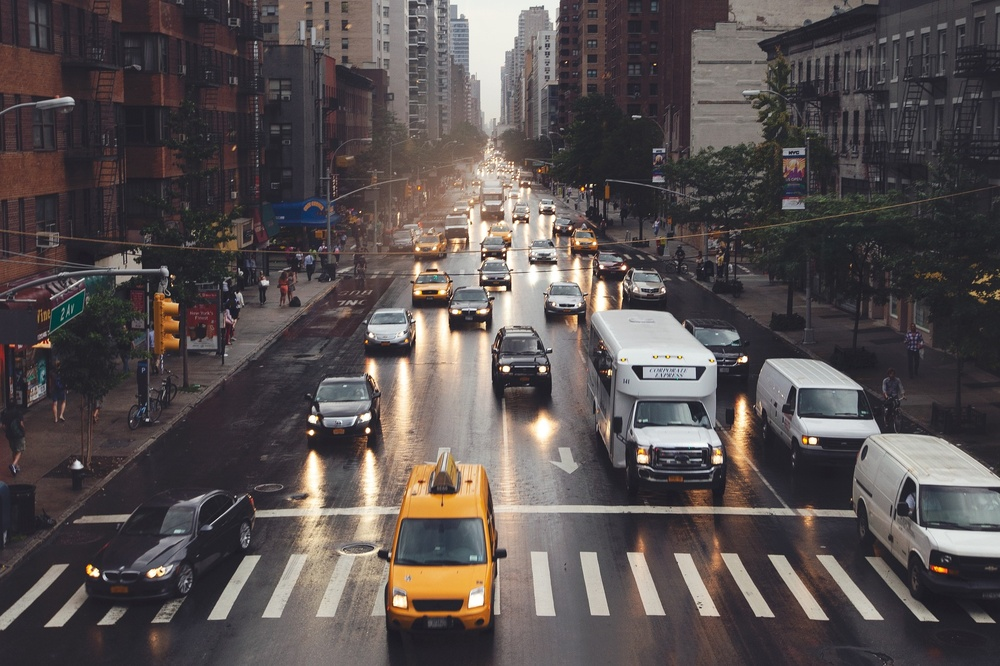
#> input picture ciudad.jpg, 1000 x 666 px, shrunk from 1920 x 1279 before the run
$ python main.py
#> lines starting #> are read from the running program, lines starting #| are printed output that depends on the picture
import cv2
import matplotlib.pyplot as plt

# -----------------------------------------------------
# BLOQUE 1: CARGA DE LA IMAGEN
# -----------------------------------------------------
# Se carga la imagen desde el archivo "ciudad.jpg".
# cv2.imread() devuelve la imagen en formato BGR,
# que es el formato por defecto de OpenCV.
img = cv2.imread("ciudad.jpg")
#> img is the input picture: shape (666, 1000, 3); mean B, G, R 80.1, 80.3, 87.9

# Se convierte la imagen de BGR a RGB.
# Esto se hace porque matplotlib espera los colores en formato RGB.
# Si no se realiza esta conversión, la imagen se vería con colores alterados.
img_rgb = cv2.cvtColor(img, cv2.COLOR_BGR2RGB)

# -----------------------------------------------------
# BLOQUE 2: PREPROCESAMIENTO CON FILTRO GAUSSIANO
# -----------------------------------------------------
# Se aplica un filtro gaussiano a la imagen original.
# Este filtro suaviza la imagen y reduce ruido visual,
# ayudando a que algunos algoritmos detecten características
# más estables y menos sensibles a pequeños detalles irrelevantes.
#
# Parámetros:
# - img: imagen de entrada
# - (15, 15): tamaño del kernel o ventana del filtro
# - 0: desviación estándar calculada automáticamente
img_blur = cv2.GaussianBlur(img, (15, 15), 0)
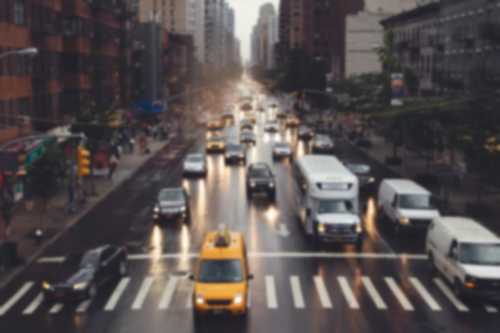
#> img_blur: shape (666, 1000, 3) (shown at 1/2 size); mean B, G, R 80.1, 80.3, 87.9

# Se convierte la imagen filtrada a RGB para poder visualizarla correctamente.
img_blur_rgb = cv2.cvtColor(img_blur, cv2.COLOR_BGR2RGB)

# -----------------------------------------------------
# BLOQUE 3: DETECCIÓN DE PUNTOS CLAVE CON SIFT
# -----------------------------------------------------
# Se crea el detector SIFT.
# SIFT permite encontrar puntos clave robustos ante cambios
# de escala, rotación e iluminación.
sift = cv2.SIFT_create()

# detectAndCompute() realiza dos tareas:
# 1. Detecta los puntos clave (kp_sift)
# 2. Calcula los descriptores asociados a cada punto (des_sift)
#
# Los puntos clave representan zonas importantes de la imagen,
# como esquinas, bordes y regiones con textura.
kp_sift, des_sift = sift.detectAndCompute(img_blur, None)
#> kp_sift = 644 keypoints; strongest (x, y, size): (313, 471, 17.8), (543, 428, 17.6), (372, 368, 10.5), (464, 324, 16.8)

# Se dibujan sobre la imagen filtrada los puntos detectados por SIFT.
# DRAW_MATCHES_FLAGS_DRAW_RICH_KEYPOINTS permite mostrar
# círculos con tamaño y orientación, haciendo la visualización más informativa.
img_sift = cv2.drawKeypoints(
    img_blur_rgb,
    kp_sift,
    None,
    color=(0, 255, 0),
    flags=cv2.DRAW_MATCHES_FLAGS_DRAW_RICH_KEYPOINTS
)
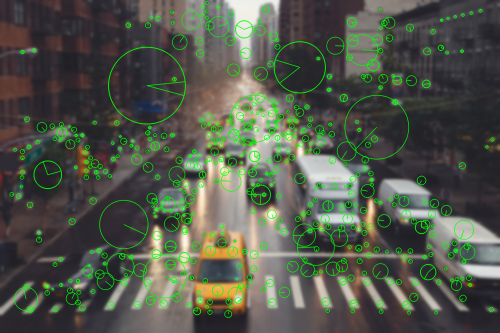
#> img_sift: shape (666, 1000, 3) (shown at 1/2 size); mean R, G, B 82.5, 87.9, 75.3

# -----------------------------------------------------
# BLOQUE 4: VISUALIZACIÓN DE LA IMAGEN ORIGINAL,
#           IMAGEN FILTRADA Y RESULTADO DE SIFT
# -----------------------------------------------------
# Se crea una figura grande para mostrar tres imágenes en una sola ventana.
plt.figure(figsize=(18, 6))

# Subgráfico 1: imagen original
plt.subplot(1, 3, 1)
plt.imshow(img_rgb)
plt.title("Imagen original")
plt.axis("off")

# Subgráfico 2: imagen después del filtro gaussiano
plt.subplot(1, 3, 2)
plt.imshow(img_blur_rgb)
plt.title("Filtro gaussiano")
plt.axis("off")

# Subgráfico 3: imagen con puntos clave detectados por SIFT
plt.subplot(1, 3, 3)
plt.imshow(img_sift)
plt.title(f"SIFT - Puntos detectados: {len(kp_sift)}")
plt.axis("off")

# Se muestra la figura completa
plt.show()
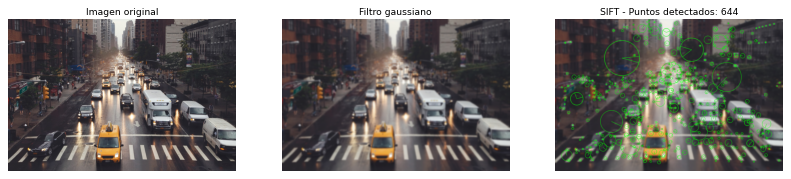
#> figure drawn by matplotlib, 3 panels

# Se imprime en consola la cantidad de puntos detectados por SIFT
print("Puntos detectados por SIFT:", len(kp_sift))
#| Puntos detectados por SIFT: 644

# -----------------------------------------------------
# BLOQUE 5: INTENTO DE EJECUCIÓN DE SURF
# -----------------------------------------------------
# Se intenta ejecutar SURF dentro de un bloque try/except,
# porque este algoritmo no siempre está disponible en todas
# las instalaciones de OpenCV por temas de licencia.
try:
    # Creación del detector SURF
    surf = cv2.xfeatures2d.SURF_create()

    # Detección de puntos clave y cálculo de descriptores
    kp_surf, des_surf = surf.detectAndCompute(img_blur, None)

    # Dibujo de puntos clave detectados por SURF
    img_surf = cv2.drawKeypoints(
        img_blur_rgb,
        kp_surf,
        None,
        color=(255, 0, 0),
        flags=cv2.DRAW_MATCHES_FLAGS_DRAW_RICH_KEYPOINTS
    )

    # Mostrar resultado de SURF
    plt.figure(figsize=(12, 8))
    plt.imshow(img_surf)
    plt.title(f"SURF - Puntos detectados: {len(kp_surf)}")
    plt.axis("off")
    plt.show()

    # Imprimir cantidad de puntos detectados
    print("Puntos detectados por SURF:", len(kp_surf))

except Exception as e:
    # Si SURF no está disponible, se captura el error
    # y se informa en consola sin detener el resto del programa.
    print("SURF no se pudo ejecutar")
    print("Error:", e)

# -----------------------------------------------------
# BLOQUE 6: DETECCIÓN DE PUNTOS CLAVE CON ORB
# -----------------------------------------------------
# Se crea el detector ORB.
# ORB es más rápido que SIFT y está pensado para aplicaciones
# en tiempo real, aunque suele detectar menos puntos o menos detallados.
orb = cv2.ORB_create()

# Detección de puntos clave y cálculo de descriptores sobre la imagen filtrada
kp_orb, des_orb = orb.detectAndCompute(img_blur, None)
#> kp_orb = 500 keypoints; strongest (x, y, size): (312, 459, 111.1), (455, 322, 111.1), (311, 457, 92.6), (441, 319, 111.1)

# Dibujo de los puntos clave encontrados por ORB
img_orb = cv2.drawKeypoints(
    img_blur_rgb,
    kp_orb,
    None,
    color=(255, 255, 0),
    flags=cv2.DRAW_MATCHES_FLAGS_DRAW_RICH_KEYPOINTS
)
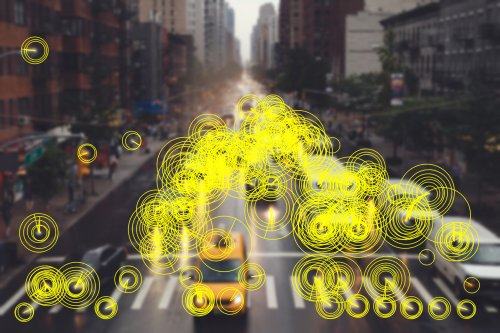
#> img_orb: shape (666, 1000, 3) (shown at 1/2 size); mean R, G, B 105.6, 99.3, 65.9

# Mostrar resultado de ORB
plt.figure(figsize=(12, 8))
plt.imshow(img_orb)
plt.title(f"ORB - Puntos detectados: {len(kp_orb)}")
plt.axis("off")
plt.show()

# Imprimir cantidad de puntos detectados por ORB
print("Puntos detectados por ORB:", len(kp_orb))
#| Puntos detectados por ORB: 500

# -----------------------------------------------------
# BLOQUE 7: DETECCIÓN DE PUNTOS CLAVE CON BRISK
# -----------------------------------------------------
# Se crea el detector BRISK.
# BRISK suele detectar una gran cantidad de puntos clave,
# por lo que puede producir una salida muy cargada visualmente.
brisk = cv2.BRISK_create()

# En este caso BRISK se aplica sobre la imagen original,
# no sobre la imagen filtrada.
kp_brisk, des_brisk = brisk.detectAndCompute(img, None)
#> kp_brisk = 6091 keypoints; strongest (x, y, size): (311, 432, 25.5), (744, 359, 23.6), (484, 323, 13.8), (311, 419, 28.9)

# Se dibujan los puntos clave detectados por BRISK
img_brisk = cv2.drawKeypoints(
    img_rgb,
    kp_brisk,
    None,
    color=(255, 0, 0),
    flags=cv2.DRAW_MATCHES_FLAGS_DRAW_RICH_KEYPOINTS
)
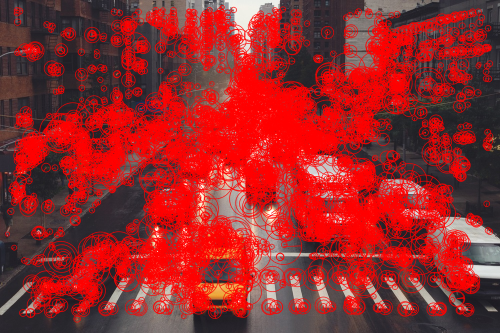
#> img_brisk: shape (666, 1000, 3) (shown at 1/2 size); mean R, G, B 148.9, 43.1, 44

# Mostrar resultado de BRISK
plt.figure(figsize=(12, 8))
plt.imshow(img_brisk)
plt.title(f"BRISK - Puntos detectados: {len(kp_brisk)}")
plt.axis("off")
plt.show()

# Imprimir cantidad de puntos detectados por BRISK
print("Puntos detectados por BRISK:", len(kp_brisk))
#| Puntos detectados por BRISK: 6091

# -----------------------------------------------------
# BLOQUE 8: DETECCIÓN DE PUNTOS CLAVE CON AKAZE
# -----------------------------------------------------
# Se crea el detector AKAZE.
# AKAZE busca un equilibrio entre precisión y rendimiento,
# detectando una cantidad intermedia de puntos clave.
akaze = cv2.AKAZE_create()

# AKAZE también se aplica sobre la imagen original
kp_akaze, des_akaze = akaze.detectAndCompute(img, None)
#> kp_akaze = 2286 keypoints; strongest (x, y, size): (313, 419, 5.7), (717, 458, 8.1), (93, 572, 8.1), (642, 458, 8.1)

# Dibujo de los puntos clave detectados por AKAZE
img_akaze = cv2.drawKeypoints(
    img_rgb,
    kp_akaze,
    None,
    color=(0, 0, 255),
    flags=cv2.DRAW_MATCHES_FLAGS_DRAW_RICH_KEYPOINTS
)
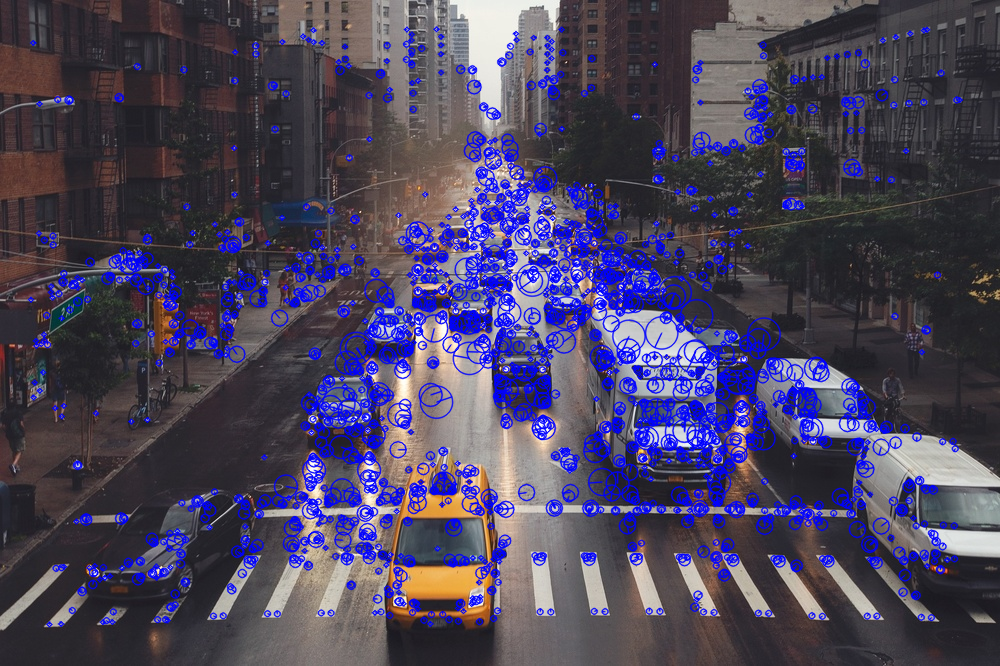
#> img_akaze: shape (666, 1000, 3); mean R, G, B 75.5, 68.9, 94.4

# Mostrar resultado de AKAZE
plt.figure(figsize=(12, 8))
plt.imshow(img_akaze)
plt.title(f"AKAZE - Puntos detectados: {len(kp_akaze)}")
plt.axis("off")
plt.show()

# Imprimir cantidad de puntos detectados por AKAZE
print("Puntos detectados por AKAZE:", len(kp_akaze))
#| Puntos detectados por AKAZE: 2286

$ run again, with image-1.png saved as ciudad.jpg
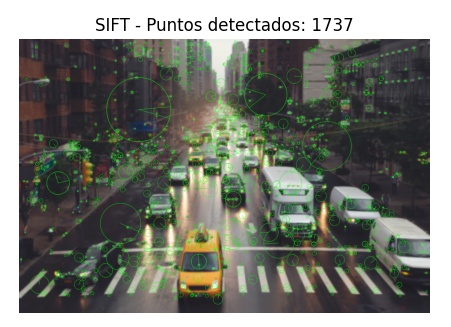
#> input picture image-1.png, 451 x 327 px
#> img is the input picture: shape (327, 451, 3); mean B, G, R 116.6, 124.4, 122.2
#> kp_sift = 229 keypoints; strongest (x, y, size): (413, 291, 25.1), (42, 58, 31.6), (38, 56, 28.1), (413, 57, 25.9)
#| Puntos detectados por SIFT: 229
#> kp_orb = 382 keypoints; strongest (x, y, size): (146, 233, 92.6), (147, 229, 77.1), (147, 230, 64.3), (229, 204, 111.1)
#| Puntos detectados por ORB: 382
#> kp_brisk = 1465 keypoints; strongest (x, y, size): (112, 18, 10.7), (329, 18, 10.1), (279, 30, 9), (279, 17, 9)
#> `img_brisk = cv2.drawKeypoints( img_rgb, kp_brisk, None, color=(255, 0,..`:
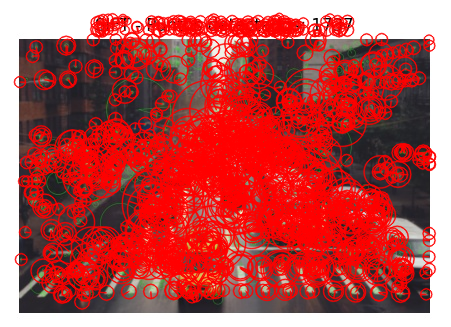
#> img_brisk: shape (327, 451, 3); mean R, G, B 185.6, 79.8, 78.2
#| Puntos detectados por BRISK: 1465
#> kp_akaze = 583 keypoints; strongest (x, y, size): (148, 231, 8.1), (242, 215, 8.1), (316, 29, 4.8), (147, 233, 11.4)
#> `img_akaze = cv2.drawKeypoints( img_rgb, kp_akaze, None, color=(0, 0, 2..`:
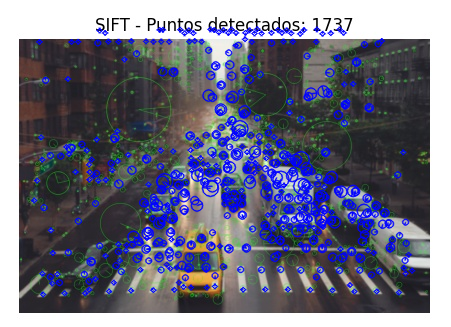
#> img_akaze: shape (327, 451, 3); mean R, G, B 111.3, 112.2, 130.7
#| Puntos detectados por AKAZE: 583

$ run again, with image-2.png saved as ciudad.jpg
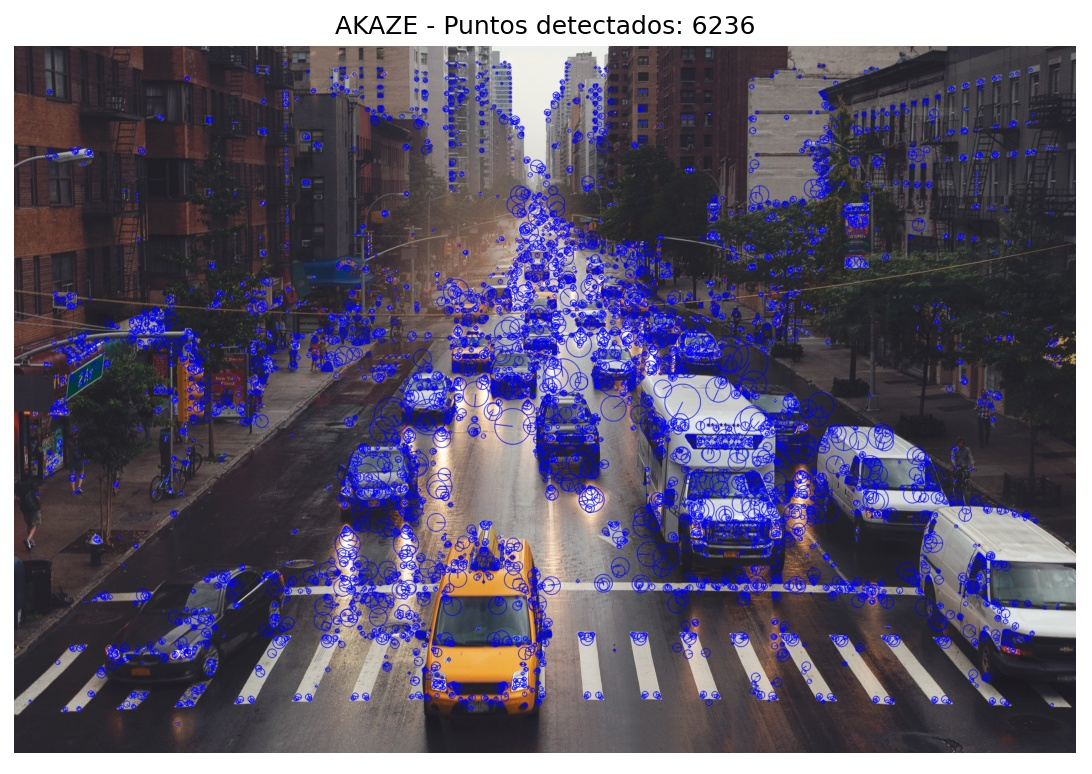
#> input picture image-2.png, 1092 x 774 px
#> img is the input picture: shape (774, 1092, 3); mean B, G, R 109.5, 90.1, 96
#> kp_sift = 846 keypoints; strongest (x, y, size): (33, 734, 27.4), (1059, 736, 24.4), (28, 61, 22.3), (1063, 528, 19.6)
#| Puntos detectados por SIFT: 846
#> kp_orb = 437 keypoints; strongest (x, y, size): (348, 537, 111.1), (346, 537, 92.6), (494, 394, 111.1), (403, 537, 92.6)
#| Puntos detectados por ORB: 437
#> kp_brisk = 11487 keypoints; strongest (x, y, size): (405, 33, 11.3), (336, 33, 13.3), (614, 21, 10), (711, 32, 13.1)
#> `img_brisk = cv2.drawKeypoints( img_rgb, kp_brisk, None, color=(255, 0,..`:
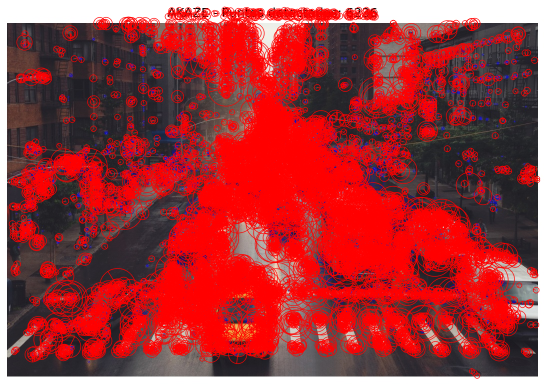
#> img_brisk: shape (774, 1092, 3) (shown at 1/2 size); mean R, G, B 159.5, 55.6, 59.3
#| Puntos detectados por BRISK: 11487
#> kp_akaze = 3021 keypoints; strongest (x, y, size): (712, 31, 4.8), (406, 574, 8.1), (347, 542, 11.4), (692, 439, 8.1)
#> `img_akaze = cv2.drawKeypoints( img_rgb, kp_akaze, None, color=(0, 0, 2..`:
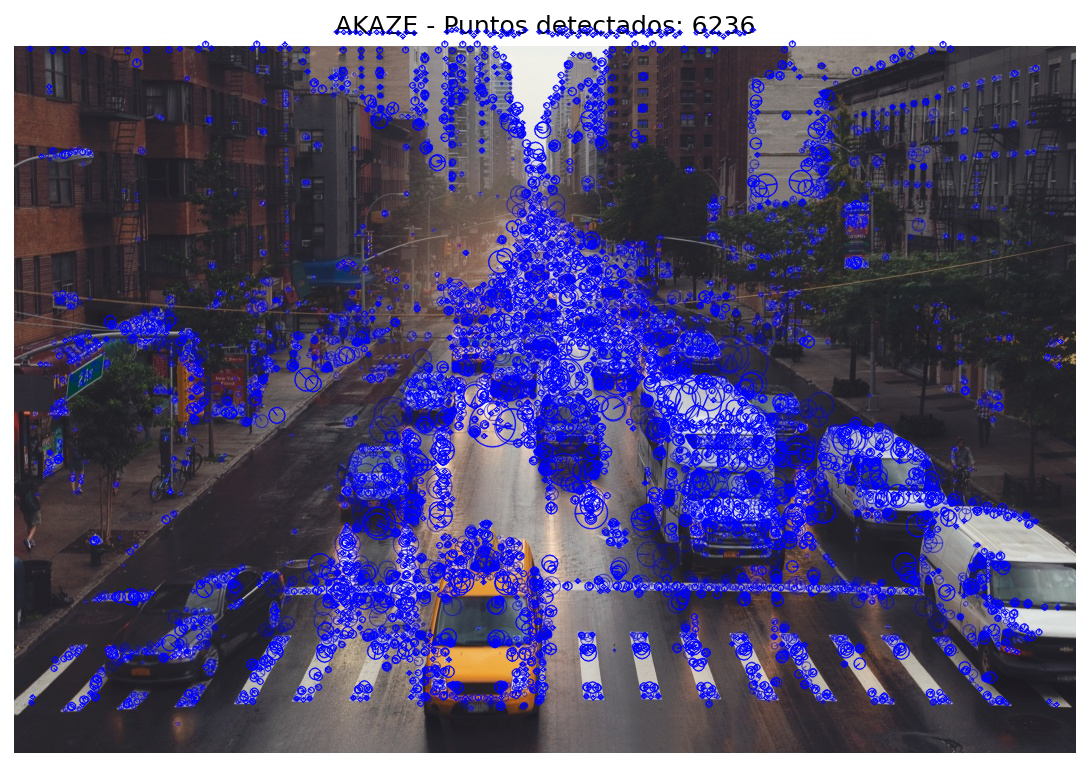
#> img_akaze: shape (774, 1092, 3); mean R, G, B 86.2, 81, 117.9
#| Puntos detectados por AKAZE: 3021
